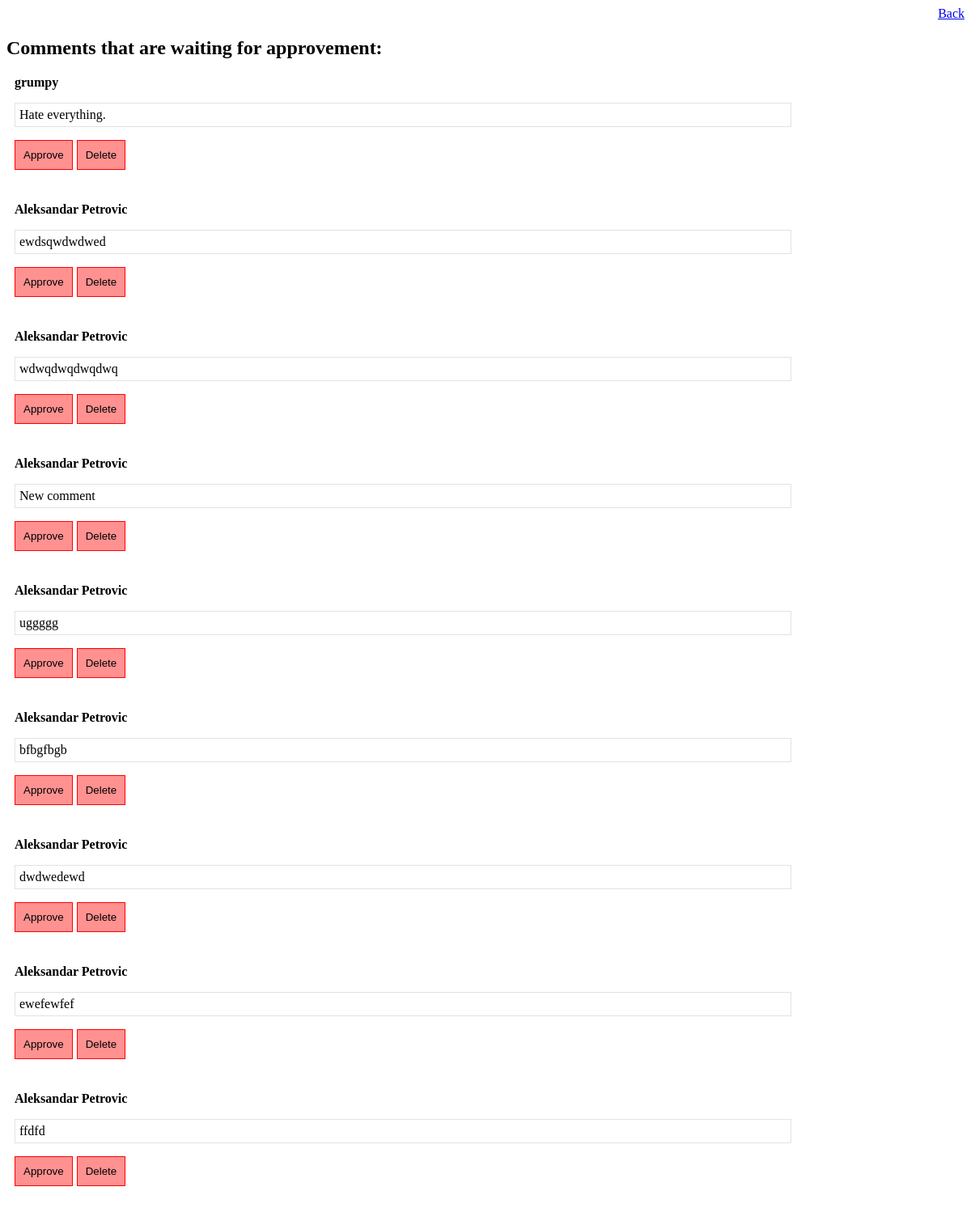
Page /admin.php (signed in) on the committed database.
### tables this page shows
CREATE TABLE `comments` (
  `id` int(10) NOT NULL,
  `email` varchar(50) NOT NULL,
  `name` varchar(50) NOT NULL,
  `comment` varchar(500) NOT NULL,
  `isApproved` tinyint(1) NOT NULL
);

### model.php (called while the page is built, shortened)
<?php
class Model
{
    private $conn;
    function __construct(){
        $host = 'localhost';  $db = 'test_citrus';
        $user = 'root';   $pass = '';
        $charset = 'utf8';
        $dsn = "mysql:host=$host;port=3306;dbname=$db;charset=$charset";
        $options = array(
            PDO::MYSQL_ATTR_INIT_COMMAND => "SET NAMES utf8"
        );
        try{
            $this->conn = new PDO($dsn,$user,$pass,$options);
        }catch(PDOException $e){
            echo "Connection wasn't established: ".$e->getMessage();
        }
    }
    function selectPrepare($sql, $niz_vr=[])
    {
        $stmt=$this->conn->prepare($sql);
        $stmt->execute($niz_vr);
        $niz=$stmt->fetchAll(PDO::FETCH_ASSOC);
        return $niz;
    }
    public function getComments($isApproved=1)
    {
        $sql='SELECT * FROM `comments` WHERE `isApproved`= ?';
        return $this->selectPrepare($sql, [$isApproved]);
    }
}

### controller.php (called while the page is built, shortened)
<?php
    require_once 'model.php';
    class Controller
    {
        private $model;
        function __construct()
        {
            $this->model=new Model();
        }
        public function getComments($isApproved=1)
        {
            return $this->model->getComments($isApproved);
        }
    }
    $controller=new Controller();

### admin.php (the view, shortened to what this page needs)
<?php
    require_once 'controller.php';
?>
<!DOCTYPE html>
<html lang="en">
<head>
    <link rel="stylesheet" href="style.css">
</head>
<body>
    <div class="login">
        <a href="index.php">Back</a>
    </div>
    <div class="wrapper">
        <h2>Comments that are waiting for approvement:</h2>
        <?php
            $comments=$controller->getComments("0");
            foreach($comments as $comment)
            {
                ?>
                    <div class="comment">
                        <p class="comment-name">
                            <?php
                                echo $comment['name']
                            ?>
                        </p>
                        <p class="comment-body">
                            <?php
                                echo $comment['comment']
                            ?>
                        </p>
                        <div class="admin-forms">
                            <form action="admin.php" method="POST">
                                <button type="submit" class="action-button">Approve</button>
                            </form>
                            <form action="admin.php" method="POST">
                                <button type="submit" class="action-button">Delete</button>
                            </form>
                        </div>
                    </div>
                <?php
            }
        ?>
    </div>
</body>
</html>

### style.css (style rules this page uses)
.wrapper { width: 1200px; margin: 10px auto; }
.admin-forms { display: flex; }
.login { width: 100%; display: flex; justify-content: flex-end; align-items: center; }
.comment { margin: 0px 0px 40px 10px; width: 80%; }
.comment-name { font-weight: bold; }
.comment-body { border: 1px solid rgba(114, 112, 112, 0.205); padding: 5px; }
.action-button { background-color: rgba(255, 0, 0, 0.432); border: 1px solid red; padding: 10px; margin-right: 5px; transition: all 0.5s; }

### rows in the picture
comments: name "grumpy", comment "Hate everything."
comments: name "Aleksandar Petrovic", comment "ewdsqwdwdwed"
comments: name "Aleksandar Petrovic", comment "wdwqdwqdwqdwq"
comments: name "Aleksandar Petrovic", comment "New comment"
comments: name "Aleksandar Petrovic", comment "uggggg"
comments: name "Aleksandar Petrovic", comment "bfbgfbgb"
comments: name "Aleksandar Petrovic", comment "dwdwedewd"
comments: name "Aleksandar Petrovic", comment "ewefewfef"
comments: name "Aleksandar Petrovic", comment "ffdfd"
